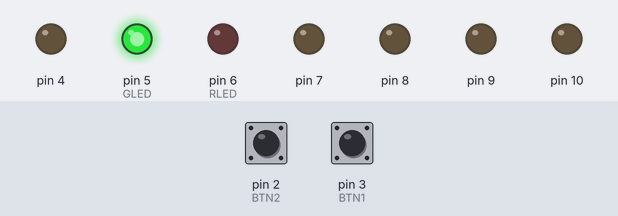
Bench run of a program on a simulated Arduino Uno, built with avr-gcc and run on an emulated ATmega328P. Parts: output pins drawn as LEDs (lit = HIGH). Dashed ring = blinking. Inputs (shaded band) come from the test bench; at power-on: pin 3 (BTN1) HIGH, pin 2 (BTN2) HIGH.

Above: at 1.2 s.
1.3 s: pin 3 (BTN1) pulled LOW for 0.15 s
At 1.8 s:
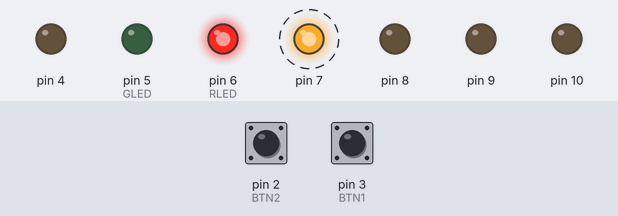
4.4 s: pin 2 (BTN2) pulled LOW for 3.2 s
At 8.7 s:
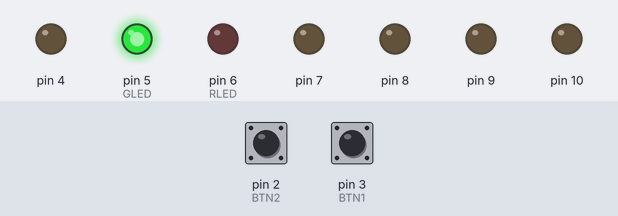
9.1 s: pin 3 (BTN1) pulled LOW for 1 s
At 10.2 s:
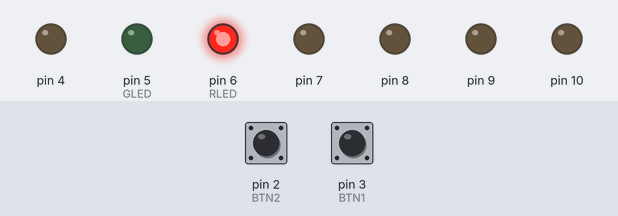
Timing chart, 0 to 28.1 s (numbered marks = the images above; inputs shaded):
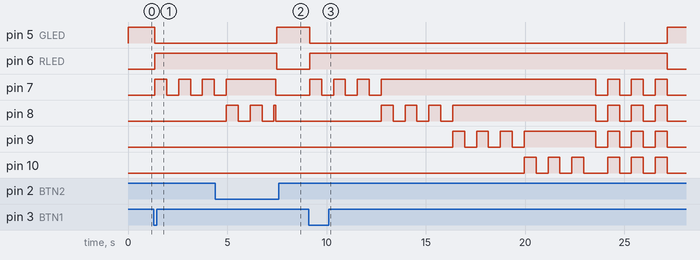

Measured:
- after the input at 1.3 s, pin 5 (GLED): HIGH → LOW after 0.05 s; pin 6 (RLED): LOW → HIGH after 0.05 s; pin 7: alternates HIGH for 0.60 s and LOW for 0.60 s, starting after 0.05 s
- after the input at 4.4 s, pin 5 (GLED): LOW → HIGH after 3.1 s; pin 6 (RLED): HIGH → LOW after 3.1 s; pin 9: stays LOW (without the input it goes to HIGH after 4.2 s)
- after the input at 9.1 s, pin 5 (GLED): HIGH → LOW after 0.05 s, → HIGH 18.0 s later; pin 6 (RLED): LOW → HIGH after 0.05 s, → LOW 18.0 s later

The program:

main.cpp
```cpp
#include <Arduino.h>

#define BTN1 3 // PIN BUTON1 - start charging
#define BTN2 2 // PIN BUTON2 - stop charging

#define BLED 4  // LED RGB - ALBASTRU - (nefolosit in cod)
#define GLED 5  // LED RGB - VERDE - statie libera
#define RLED 6  // LED RGB - ROSU - statie ocupata
#define LED1 7  // LED ALBASTRU - incarcare 25%
#define LED2 8  // LED ALBASTRU - incarcare 50%
#define LED3 9  // LED ALBASTRU - incarcare 75%
#define LED4 10 // LED ALBASTRU - incarcare 100%

// VARIABILE
int button1Status = 0, lastButton1Status = 0; // stari buton1
int button2Status = 0, lastButton2Status = 0; // stari buton2
int isCharging = 0, lastChargeState = 0, stopCharging = 0; // stari incarcare
unsigned long lastDebounceTime1 = 0, debounceDelay = 50, button2Start = 0; // stari debouncing

// functie pentru afisarea statiei libere
void displayFreeStation()
{
  digitalWrite(RLED, LOW); // LED ROSU stins
  digitalWrite(GLED, HIGH); // LED VERDE aprins
}

// functie pentru verificarea butonului de stop incarcare
void checkStopCharging()
{
  // citim starea butonului 2
  button2Status = !digitalRead(BTN2);

  // daca starea s-a schimbat, incepem procesul de debounce
  if (button2Status != lastButton2Status)
  {
    lastDebounceTime1 = millis();
    if (button2Status)
      button2Start = millis();
  }

  if (button2Status && (millis() - button2Start >= 3000))
    stopCharging = 1;

  lastButton2Status = button2Status;
}

// functie pentru incarcare
void charge()
{
  stopCharging = 0; // resetam variabila de stop incarcare
  digitalWrite(GLED, LOW); // LED VERDE stins
  digitalWrite(RLED, HIGH); // LED ROSU aprins

  // iteram prin cele 4 LED-uri albastre pentru animatia blink
  for (int led = LED1; led <= LED4 && !stopCharging; led++)
  {
    for (int i = 1; i <= 3 && !stopCharging; i++)
    {
      digitalWrite(led, HIGH); // blink aprins

      // folosim un loop pentru a verifica mai des oprirea incarcarii
      for (int j = 0; j < 6 && !stopCharging; j += 1)
      {
        delay(100);
        checkStopCharging();
      }
      digitalWrite(led, LOW); // blink stins

      // folosim un loop pentru a verifica mai des oprirea incarcarii
      for (int j = 0; j < 6 && !stopCharging; j += 1)
      {
        delay(100);
        checkStopCharging();
      }
    }
    digitalWrite(led, HIGH); // blink aprins
  }

  // daca incarcarea nu a fost oprita, facem blink la toate cele 4 LED-uri
  if (!stopCharging)
  {
    for (int i = 0; i < 3 && !stopCharging; i++)
    {
      for (int led = LED1; led <= LED4 && !stopCharging; led++)
        digitalWrite(led, LOW);
      delay(600);
      for (int led = LED1; led <= LED4 && !stopCharging; led++)
        digitalWrite(led, HIGH);
      delay(600);
    }

    // la final afisam ca statia a devenit libera
    displayFreeStation();
  }

  // la final stingem cele 4 LED-uri albastre
  for (int led = LED1; led <= LED4; led++)
    digitalWrite(led, LOW);
}

void setup()
{
  // initializam LED-urile pentru OUTPUT mode
  for (int pin = BLED; pin <= LED4; pin++)
    pinMode(pin, OUTPUT);
  // initializam butoanele pentru INPUT mode
  for (int pin = BTN1; pin <= BTN2; pin++)
    pinMode(pin, INPUT);

  Serial.begin(9600);

  // afisam ca statia este libera
  displayFreeStation();
}

void loop()
{
  // citim starea butonului 1
  button1Status = !digitalRead(BTN1);

  // Serial.println(button1Status);

  // daca starea difera de ultima stare, incepem procesul de deboucing
  if (button1Status != lastButton1Status)
    lastDebounceTime1 = millis();
  if ((millis() - lastDebounceTime1) > debounceDelay)
  {
    if (button1Status)
      isCharging = 1;
    else
      isCharging = 0;
  }
  lastButton1Status = button1Status;

  // daca starea de incarcare este diferita de ultima stare, afisam statia ca fiind libera
  if (!isCharging && lastChargeState)
    displayFreeStation();
  else if (isCharging && !lastChargeState)
    charge();
  lastChargeState = isCharging;
}
```
